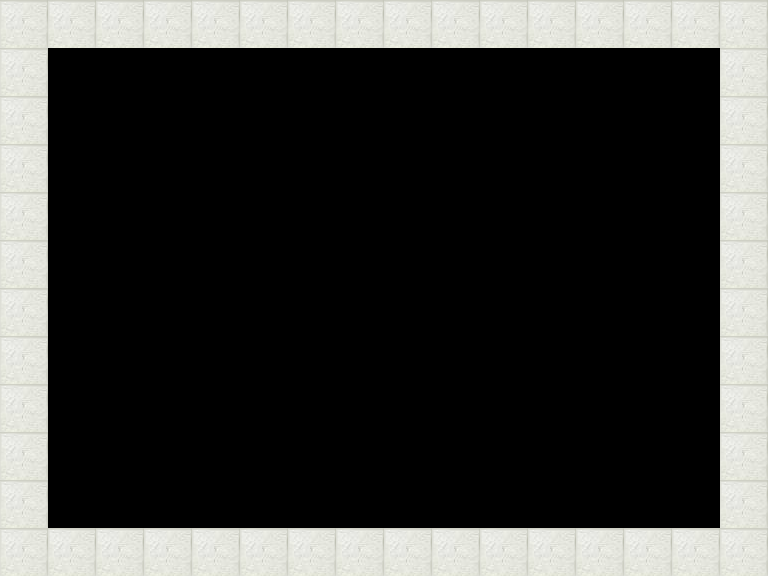

A 2D game scene composited from a Tiled map and its tileset images. What follows is a short description and the map's XML, with each tile layer's data collapsed to a summary:
An orthogonal 16x12 tile map with 48x48 px tiles, 2 tile layers (Tiles, Objects), 2 tilesets.

<map version="1.0" orientation="orthogonal" width="16" height="12" tilewidth="48" tileheight="48">
 <tileset firstgid="1" name="standard" tilewidth="48" tileheight="48">
  <image source="../img/tiles/standard.png" width="192" height="192" />
  <tile id="1">
   <properties>
    <property name="components" value="Finish" />
   </properties>
  </tile>
  <tile id="2">
   <properties>
    <property name="components" value="Finish" />
   </properties>
  </tile>
 </tileset>
 <tileset firstgid="17" name="objects" tilewidth="48" tileheight="48">
  <image source="../img/tiles/objects.png" width="192" height="192" />
  <tile id="0">
   <properties>
    <property name="components" value="Player" />
    <property name="object" value="" />
   </properties>
  </tile>
  <tile id="1">
   <properties>
    <property name="components" value="Finish" />
    <property name="object" value="" />
   </properties>
  </tile>
  <tile id="2">
   <properties>
    <property name="components" value="Dead" />
    <property name="object" value="" />
   </properties>
  </tile>
  <tile id="3">
   <properties>
    <property name="components" value="Wall" />
    <property name="object" value="" />
   </properties>
  </tile>
  <tile id="4">
   <properties>
    <property name="components" value="CellNormal" />
   </properties>
  </tile>
  <tile id="8">
   <properties>
    <property name="components" value="CellNormal" />
    <property name="object" value="" />
   </properties>
  </tile>
 </tileset>
 <layer name="Tiles" width="16" height="12">
  <data>[192 cells, 52 non-empty, 1 distinct tile ids]</data>
 </layer>
 <layer name="Objects" width="16" height="12">
  <data>[192 cells, 0 non-empty, 0 distinct tile ids]</data>
 </layer>
</map>
